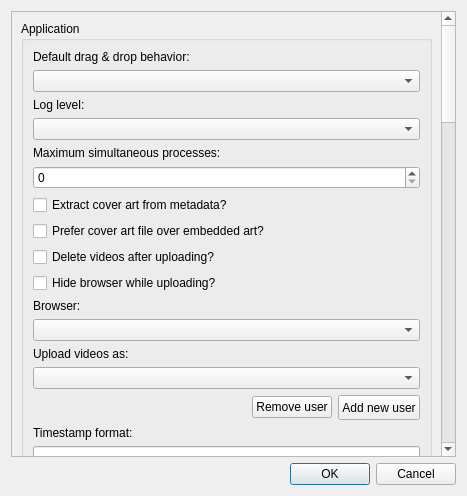
<?xml version="1.0" encoding="UTF-8"?>
<ui version="4.0">
 <class>Dialog</class>
 <widget class="QDialog" name="Dialog">
  <property name="geometry">
   <rect>
    <x>0</x>
    <y>0</y>
    <width>467</width>
    <height>496</height>
   </rect>
  </property>
  <property name="sizePolicy">
   <sizepolicy hsizetype="Preferred" vsizetype="Preferred">
    <horstretch>0</horstretch>
    <verstretch>0</verstretch>
   </sizepolicy>
  </property>
  <property name="minimumSize">
   <size>
    <width>300</width>
    <height>300</height>
   </size>
  </property>
  <property name="maximumSize">
   <size>
    <width>16777215</width>
    <height>16777215</height>
   </size>
  </property>
  <property name="windowTitle">
   <string>Settings</string>
  </property>
  <layout class="QGridLayout" name="gridLayout">
   <item row="2" column="0">
    <widget class="QDialogButtonBox" name="buttonBox">
     <property name="orientation">
      <enum>Qt::Horizontal</enum>
     </property>
     <property name="standardButtons">
      <set>QDialogButtonBox::Cancel|QDialogButtonBox::Ok</set>
     </property>
    </widget>
   </item>
   <item row="1" column="0">
    <widget class="SettingsScrollArea" name="scrollArea">
     <property name="horizontalScrollBarPolicy">
      <enum>Qt::ScrollBarAlwaysOff</enum>
     </property>
     <property name="widgetResizable">
      <bool>true</bool>
     </property>
     <widget class="QWidget" name="scrollAreaWidgetContents">
      <property name="geometry">
       <rect>
        <x>0</x>
        <y>0</y>
        <width>433</width>
        <height>1873</height>
       </rect>
      </property>
      <property name="sizePolicy">
       <sizepolicy hsizetype="Expanding" vsizetype="Expanding">
        <horstretch>0</horstretch>
        <verstretch>0</verstretch>
       </sizepolicy>
      </property>
      <property name="minimumSize">
       <size>
        <width>0</width>
        <height>0</height>
       </size>
      </property>
      <layout class="QVBoxLayout" name="verticalLayout_9">
       <item>
        <widget class="QGroupBox" name="applicationSettings">
         <property name="sizePolicy">
          <sizepolicy hsizetype="Preferred" vsizetype="Preferred">
           <horstretch>0</horstretch>
           <verstretch>0</verstretch>
          </sizepolicy>
         </property>
         <property name="minimumSize">
          <size>
           <width>0</width>
           <height>0</height>
          </size>
         </property>
         <property name="title">
          <string>Application</string>
         </property>
         <layout class="QVBoxLayout" name="verticalLayout">
          <item>
           <widget class="QLabel" name="label">
            <property name="text">
             <string>Default drag &amp; drop behavior:</string>
            </property>
           </widget>
          </item>
          <item>
           <widget class="QComboBox" name="dragAndDropBehavior"/>
          </item>
          <item>
           <widget class="QLabel" name="label_2">
            <property name="text">
             <string>Log level:</string>
            </property>
           </widget>
          </item>
          <item>
           <widget class="QComboBox" name="logLevel"/>
          </item>
          <item>
           <widget class="QLabel" name="label_3">
            <property name="text">
             <string>Maximum simultaneous processes:</string>
            </property>
           </widget>
          </item>
          <item>
           <widget class="QSpinBox" name="maxProcesses">
            <property name="sizePolicy">
             <sizepolicy hsizetype="Preferred" vsizetype="Fixed">
              <horstretch>0</horstretch>
              <verstretch>0</verstretch>
             </sizepolicy>
            </property>
            <property name="maximum">
             <number>256</number>
            </property>
           </widget>
          </item>
          <item>
           <widget class="SettingCheckBox" name="extractCoverArt">
            <property name="layoutDirection">
             <enum>Qt::LeftToRight</enum>
            </property>
            <property name="text">
             <string>Extract cover art from metadata?</string>
            </property>
           </widget>
          </item>
          <item>
           <widget class="SettingCheckBox" name="preferCoverArtFile">
            <property name="text">
             <string>Prefer cover art file over embedded art?</string>
            </property>
           </widget>
          </item>
          <item>
           <widget class="SettingCheckBox" name="deleteAfterUploading">
            <property name="text">
             <string>Delete videos after uploading?</string>
            </property>
           </widget>
          </item>
          <item>
           <widget class="SettingCheckBox" name="headlessBrowser">
            <property name="text">
             <string>Hide browser while uploading?</string>
            </property>
           </widget>
          </item>
          <item>
           <widget class="QLabel" name="label_browser">
            <property name="text">
             <string>Browser:</string>
            </property>
           </widget>
          </item>
          <item>
           <widget class="QComboBox" name="browserType"/>
          </item>
          <item>
           <widget class="QLabel" name="label_11">
            <property name="text">
             <string>Upload videos as:</string>
            </property>
           </widget>
          </item>
          <item>
           <widget class="QComboBox" name="username"/>
          </item>
          <item>
           <layout class="QHBoxLayout" name="horizontalLayout">
            <property name="sizeConstraint">
             <enum>QLayout::SetDefaultConstraint</enum>
            </property>
            <item>
             <spacer name="horizontalSpacer">
              <property name="orientation">
               <enum>Qt::Horizontal</enum>
              </property>
              <property name="sizeHint" stdset="0">
               <size>
                <width>40</width>
                <height>20</height>
               </size>
              </property>
             </spacer>
            </item>
            <item>
             <widget class="QPushButton" name="removeUserButton">
              <property name="text">
               <string>Remove user</string>
              </property>
             </widget>
            </item>
            <item>
             <widget class="QPushButton" name="addNewUserButton">
              <property name="minimumSize">
               <size>
                <width>0</width>
                <height>25</height>
               </size>
              </property>
              <property name="maximumSize">
               <size>
                <width>100</width>
                <height>50</height>
               </size>
              </property>
              <property name="text">
               <string>Add new user</string>
              </property>
             </widget>
            </item>
           </layout>
          </item>
          <item>
           <widget class="QLabel" name="label_9">
            <property name="text">
             <string>Timestamp format:</string>
            </property>
           </widget>
          </item>
          <item>
           <widget class="QLineEdit" name="timestampFormat"/>
          </item>
         </layout>
        </widget>
       </item>
       <item>
        <widget class="QGroupBox" name="ffmpegSettings">
         <property name="title">
          <string>FFmpeg defaults (song)</string>
         </property>
         <layout class="QVBoxLayout" name="verticalLayout_7">
          <item>
           <widget class="CoverArtDisplay" name="coverArt">
            <property name="sizePolicy">
             <sizepolicy hsizetype="Preferred" vsizetype="Fixed">
              <horstretch>0</horstretch>
              <verstretch>0</verstretch>
             </sizepolicy>
            </property>
            <property name="text">
             <string>Cover art</string>
            </property>
            <property name="alignment">
             <set>Qt::AlignCenter</set>
            </property>
           </widget>
          </item>
          <item alignment="Qt::AlignHCenter">
           <widget class="QPushButton" name="coverArtButton">
            <property name="minimumSize">
             <size>
              <width>0</width>
              <height>25</height>
             </size>
            </property>
            <property name="maximumSize">
             <size>
              <width>150</width>
              <height>50</height>
             </size>
            </property>
            <property name="text">
             <string>Choose cover art...</string>
            </property>
           </widget>
          </item>
          <item>
           <widget class="QLabel" name="label_4">
            <property name="text">
             <string>Background color:</string>
            </property>
           </widget>
          </item>
          <item>
           <widget class="QLineEdit" name="backgroundColor"/>
          </item>
          <item>
           <widget class="QLabel" name="label_24">
            <property name="text">
             <string>Video width:</string>
            </property>
           </widget>
          </item>
          <item>
           <widget class="QSpinBox" name="videoWidth">
            <property name="maximum">
             <number>99999</number>
            </property>
           </widget>
          </item>
          <item>
           <widget class="QLabel" name="label_25">
            <property name="text">
             <string>Video height:</string>
            </property>
           </widget>
          </item>
          <item>
           <widget class="QSpinBox" name="videoHeight">
            <property name="maximum">
             <number>99999</number>
            </property>
           </widget>
          </item>
          <item>
           <widget class="QLabel" name="label_6">
            <property name="text">
             <string>Output file directory:</string>
            </property>
           </widget>
          </item>
          <item>
           <widget class="QLineEdit" name="fileOutputDir"/>
          </item>
          <item>
           <widget class="QLabel" name="label_5">
            <property name="text">
             <string>Output file name:</string>
            </property>
           </widget>
          </item>
          <item>
           <widget class="QLineEdit" name="fileOutputName"/>
          </item>
          <item>
           <widget class="QLabel" name="label_14">
            <property name="text">
             <string>Render command:</string>
            </property>
           </widget>
          </item>
          <item>
           <widget class="FileComboBox" name="commandName">
            <property name="editable">
             <bool>false</bool>
            </property>
           </widget>
          </item>
         </layout>
        </widget>
       </item>
       <item>
        <widget class="QGroupBox" name="ffmpegSettingsAlbum">
         <property name="title">
          <string>FFmpeg defaults (album)</string>
         </property>
         <layout class="QVBoxLayout" name="verticalLayout_2">
          <item>
           <widget class="QLabel" name="albumPlaylistLabel">
            <property name="text">
             <string>Render album as:</string>
            </property>
           </widget>
          </item>
          <item>
           <widget class="QComboBox" name="albumPlaylist"/>
          </item>
          <item>
           <widget class="QLabel" name="label_8">
            <property name="text">
             <string>Output file directory:</string>
            </property>
           </widget>
          </item>
          <item>
           <widget class="QLineEdit" name="fileOutputDirAlbum"/>
          </item>
          <item>
           <widget class="QLabel" name="label_7">
            <property name="text">
             <string>Output file name:</string>
            </property>
           </widget>
          </item>
          <item>
           <widget class="QLineEdit" name="fileOutputNameAlbum"/>
          </item>
          <item>
           <widget class="QLabel" name="label_12">
            <property name="text">
             <string>Concatenation command:</string>
            </property>
           </widget>
          </item>
          <item>
           <widget class="FileComboBox" name="concatCommandName"/>
          </item>
         </layout>
        </widget>
       </item>
       <item>
        <widget class="SettingCheckBox" name="uploadYouTube">
         <property name="text">
          <string>Default upload to YouTube?</string>
         </property>
         <property name="checked">
          <bool>true</bool>
         </property>
         <property name="tristate">
          <bool>false</bool>
         </property>
        </widget>
       </item>
       <item>
        <widget class="QGroupBox" name="youtubeSettings">
         <property name="title">
          <string>YouTube defaults (song)</string>
         </property>
         <layout class="QVBoxLayout" name="verticalLayout_6">
          <item>
           <widget class="QLabel" name="label_20">
            <property name="text">
             <string>Video title:</string>
            </property>
           </widget>
          </item>
          <item>
           <widget class="QLineEdit" name="videoTitle"/>
          </item>
          <item>
           <widget class="QLabel" name="label_21">
            <property name="text">
             <string>Video description:</string>
            </property>
           </widget>
          </item>
          <item>
           <widget class="QPlainTextEdit" name="videoDescription"/>
          </item>
          <item>
           <widget class="QLabel" name="label_22">
            <property name="text">
             <string>Video tags:</string>
            </property>
           </widget>
          </item>
          <item>
           <widget class="QPlainTextEdit" name="videoTags">
            <property name="maximumSize">
             <size>
              <width>16777215</width>
              <height>16777215</height>
             </size>
            </property>
           </widget>
          </item>
          <item>
           <widget class="QLabel" name="label_10">
            <property name="text">
             <string>Playlist names (one per line):</string>
            </property>
           </widget>
          </item>
          <item>
           <widget class="QPlainTextEdit" name="playlistName"/>
          </item>
          <item>
           <widget class="QLabel" name="label_23">
            <property name="text">
             <string>Visibility:</string>
            </property>
           </widget>
          </item>
          <item>
           <widget class="QComboBox" name="videoVisibility"/>
          </item>
          <item>
           <widget class="SettingCheckBox" name="notifySubs">
            <property name="text">
             <string>Notify subscribers?</string>
            </property>
           </widget>
          </item>
         </layout>
        </widget>
       </item>
       <item>
        <widget class="QGroupBox" name="youtubeSettingsAlbum">
         <property name="title">
          <string>YouTube defaults (album)</string>
         </property>
         <layout class="QVBoxLayout" name="verticalLayout_60">
          <item>
           <widget class="QLabel" name="label_200">
            <property name="text">
             <string>Video title:</string>
            </property>
           </widget>
          </item>
          <item>
           <widget class="QLineEdit" name="videoTitleAlbum"/>
          </item>
          <item>
           <widget class="QLabel" name="label_210">
            <property name="text">
             <string>Video description:</string>
            </property>
           </widget>
          </item>
          <item>
           <widget class="QPlainTextEdit" name="videoDescriptionAlbum"/>
          </item>
          <item>
           <widget class="QLabel" name="label_220">
            <property name="text">
             <string>Video tags:</string>
            </property>
           </widget>
          </item>
          <item>
           <widget class="QPlainTextEdit" name="videoTagsAlbum">
            <property name="maximumSize">
             <size>
              <width>16777215</width>
              <height>16777215</height>
             </size>
            </property>
           </widget>
          </item>
          <item>
           <widget class="QLabel" name="label_13">
            <property name="text">
             <string>Visibility:</string>
            </property>
           </widget>
          </item>
          <item>
           <widget class="QComboBox" name="videoVisibilityAlbum"/>
          </item>
          <item>
           <widget class="SettingCheckBox" name="notifySubsAlbum">
            <property name="text">
             <string>Notify subscribers?</string>
            </property>
           </widget>
          </item>
         </layout>
        </widget>
       </item>
      </layout>
     </widget>
    </widget>
   </item>
  </layout>
 </widget>
 <customwidgets>
  <customwidget>
   <class>SettingCheckBox</class>
   <extends>QCheckBox</extends>
   <header>setting_check_box.h</header>
  </customwidget>
  <customwidget>
   <class>CoverArtDisplay</class>
   <extends>QLabel</extends>
   <header>cover_art_display.h</header>
  </customwidget>
  <customwidget>
   <class>SettingsScrollArea</class>
   <extends>QScrollArea</extends>
   <header>settings_scroll_area.h</header>
   <container>1</container>
  </customwidget>
  <customwidget>
   <class>FileComboBox</class>
   <extends>QComboBox</extends>
   <header>file_combo_box.h</header>
  </customwidget>
 </customwidgets>
 <resources/>
 <connections>
  <connection>
   <sender>buttonBox</sender>
   <signal>accepted()</signal>
   <receiver>Dialog</receiver>
   <slot>accept()</slot>
   <hints>
    <hint type="sourcelabel">
     <x>248</x>
     <y>254</y>
    </hint>
    <hint type="destinationlabel">
     <x>157</x>
     <y>274</y>
    </hint>
   </hints>
  </connection>
  <connection>
   <sender>buttonBox</sender>
   <signal>rejected()</signal>
   <receiver>Dialog</receiver>
   <slot>reject()</slot>
   <hints>
    <hint type="sourcelabel">
     <x>316</x>
     <y>260</y>
    </hint>
    <hint type="destinationlabel">
     <x>286</x>
     <y>274</y>
    </hint>
   </hints>
  </connection>
 </connections>
</ui>
